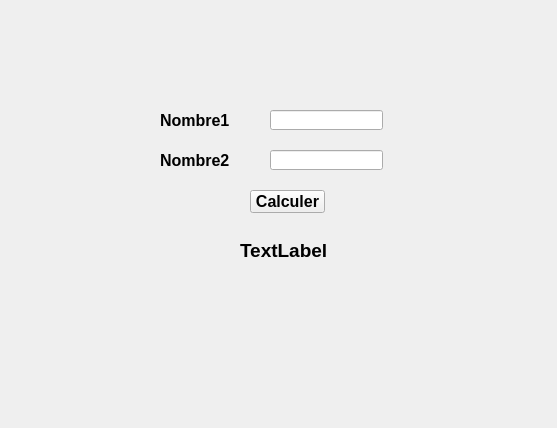
<?xml version="1.0" encoding="UTF-8"?>
<ui version="4.0">
 <class>Form</class>
 <widget class="QWidget" name="Form">
  <property name="geometry">
   <rect>
    <x>0</x>
    <y>0</y>
    <width>557</width>
    <height>428</height>
   </rect>
  </property>
  <property name="windowTitle">
   <string>Form</string>
  </property>
  <widget class="QLineEdit" name="nombre1">
   <property name="geometry">
    <rect>
     <x>270</x>
     <y>110</y>
     <width>113</width>
     <height>20</height>
    </rect>
   </property>
  </widget>
  <widget class="QLineEdit" name="nombre2">
   <property name="geometry">
    <rect>
     <x>270</x>
     <y>150</y>
     <width>113</width>
     <height>20</height>
    </rect>
   </property>
  </widget>
  <widget class="QLabel" name="Nombre1">
   <property name="geometry">
    <rect>
     <x>160</x>
     <y>110</y>
     <width>91</width>
     <height>21</height>
    </rect>
   </property>
   <property name="font">
    <font>
     <pointsize>12</pointsize>
     <weight>75</weight>
     <bold>true</bold>
    </font>
   </property>
   <property name="text">
    <string>Nombre1</string>
   </property>
  </widget>
  <widget class="QLabel" name="Nombre1_2">
   <property name="geometry">
    <rect>
     <x>160</x>
     <y>150</y>
     <width>91</width>
     <height>21</height>
    </rect>
   </property>
   <property name="font">
    <font>
     <pointsize>12</pointsize>
     <weight>75</weight>
     <bold>true</bold>
    </font>
   </property>
   <property name="text">
    <string>Nombre2</string>
   </property>
  </widget>
  <widget class="QPushButton" name="pushButton">
   <property name="geometry">
    <rect>
     <x>250</x>
     <y>190</y>
     <width>75</width>
     <height>23</height>
    </rect>
   </property>
   <property name="font">
    <font>
     <pointsize>12</pointsize>
     <weight>75</weight>
     <bold>true</bold>
    </font>
   </property>
   <property name="text">
    <string>Calculer</string>
   </property>
  </widget>
  <widget class="QLabel" name="label">
   <property name="geometry">
    <rect>
     <x>240</x>
     <y>240</y>
     <width>111</width>
     <height>21</height>
    </rect>
   </property>
   <property name="font">
    <font>
     <pointsize>14</pointsize>
     <weight>75</weight>
     <bold>true</bold>
    </font>
   </property>
   <property name="text">
    <string>TextLabel</string>
   </property>
  </widget>
 </widget>
 <resources/>
 <connections/>
</ui>
